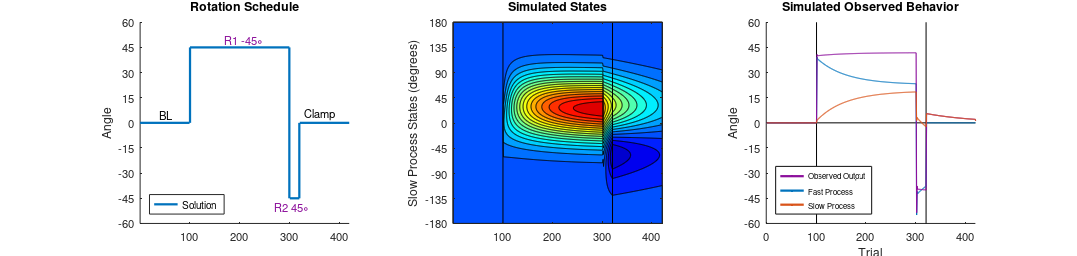

Reproduce this figure in MATLAB.
%%%%%%%%%%%%%%%%%%%%%%%%%%%%%%%%%%%%%%%%%%%%%%%%%%
%% Generalization model (McDougle et al., 2017) %%
%%%%%%%%%%%%%%%%%%%%%%%%%%%%%%%%%%%%%%%%%%%%%%%%%%

%% Samuel David McDougle; Princeton, NJ; December 2017
%% Email: sdmcdougle@gmail.com

clear;close all;clc;

%% this model captures the idea of "plan-based" generalization (McDougle et al., 2017), where the updating of
%% the slow process has its maximal point at the current state of the fast process
%% Generalization of the slow process is determined by a Gaussian around that point.

%% first we specify our "width of the generalizaion function" parameter
width = 37.76; % value from McDougle et al., 2017

%% number of trials
N = 420; 

%% rotation schedule
%% this simulation uses the ABCA* "rebound" paradigm used in Smith et al. (2006) and McDougle et al. (2015)
%% in this paradigm, after baseline (A), the agent experiences rotation 1 (B) for 200 trials, then the rotation is flipped (C) for 20 trials
%% The task ends with an "error clamp" period (A*), where no errors are experienced.
rotation = [zeros(1,100) 45*ones(1,200) -45*ones(1,20) zeros(1,100)];

%% initialize
slow_tiled = zeros(360,N+1); % implicit states, tiled at every integer degree value of a circle
simError = zeros(1,N); % error vector
slow = zeros(1,N+1); % max slow process (peak of gaussian). 
fast = zeros(1,N+1); % fast process. 
center = zeros(1,N); %% what determines the center of our slow process generalization function (e.g. fast process, target location, etc.)?

%% initial params (from McDougle et al. 2015)
% decay rates
A_slow = .99;
A_fast = .88;
% learning rates
height = .061; % learning rate on slow process (equivalent to the height of the gaussian)
B_fast = .87; % learning rate on fast process


for n = 1:N
    
    %% first, establish the center of implicit
    % fast-process-based generalization?
    center(n) = round(fast(n)) + 180; % have to add 180 for indexing/alignment purposes
    % target-based generalization?
    %center(n) = 180;              
    
    %% log visited slow states
    slow(n) = slow_tiled(center(n),n); % index slow state linked to current center of Gaussian    

    %% calculate error
    if n < 321 % pre error clamp block
    simError(n) = fast(n) + slow(n) - rotation(n);
    end
    
    %% update fast process
    fast(n+1) = A_fast*fast(n) - B_fast*simError(n);    
    
    %% update all slow process states (must utilize a circular Gaussian)
    %% (note: can also use a von Mises distribution here)
    % first, shift vector to make current fast state the center of the
    % Gaussian geeralization function
    idx = 1:360; % index states
    idx_hat = circshift(idx',180-center(n)); % shift the vector into place
    % now, update ALL slow process states using a quick for loop
    for j = 1:360
        slow_tiled(idx_hat(j),n+1) = A_slow*slow_tiled(idx_hat(j),n) - (height*exp(-1*(((j-180)^2)/(2*width^2))))*simError(n); % Gaussian update
    end    
    
    %% optional: in error clamp trial phase, fast process = 0 (McDougle et al., 2015)
    if n > 320
        fast(n+1) = 0;
    end    
end

%% PLOTS %%
figure;
colors = {[.55 .06 .61] [0 .45 .74] [.85 .33 .1] [.2 .6 .35]};
markersize = 1;
linewidth = 1;
fontsize = 9;

%% Task Paradigm
subplot(1,3,1);
line([1 100],[0 0],'linewidth',2);hold on;
text(40,5,'BL','fontsize',fontsize+1,'color','k');
line([101 101],[0 45],'linewidth',2);
line([101 300],[45 45],'linewidth',2);
line([300 300],[45 -45],'linewidth',2);
text(170,50,'R1 -45\circ','fontsize',fontsize+1,'color',[.55 .06 .61]);
line([301 320],[-45 -45],'linewidth',2);
line([320 320],[0 -45],'linewidth',2);
line([321 420],[0 0],'linewidth',2);
text(270,-50,'R2 45\circ','fontsize',fontsize+1,'color',[.55 .06 .61]);
text(330,5,'Clamp','fontsize',fontsize+1,'color','k');
axis([1 420 -60 60]);
set(gca,'ytick',-60:15:60);
ylabel('Angle');
title('Rotation Schedule');
legend('Solution','location','southwest');
box off;

%% Time-based Heatmap
subplot(1,3,2);
c=contourf(slow_tiled,20); 
colormap(jet);
caxis([-5,20]);
line([101 101],[1 360],'color','k');
line([321 321],[1 360],'color','k');
str = {'-180','-135','-90','-45','0','45','90','135','180'};
set(gca,'ytick',[1 45 90 135 180 225 270 315 360],'yticklabel',str);
ylabel('Slow Process States (degrees)');
title('Simulated States');

%% SIM
subplot(1,3,3);
% legen dummy code, task lines
plot(1,500,'color',colors{1},'linewidth',2);hold on;
plot(1,500,'color',colors{2},'linewidth',2);plot(1,500,'color',colors{3},'linewidth',2);plot(1,500,'--','color',[.4 .4 .4],'linewidth',1);
line([1 N],[0 0],'color','k');
line([101 101],[-60 60],'color','k');
line([321 321],[-60 60],'color','k');
plot(fast,'color',colors{2},'linewidth',linewidth);
plot(slow+fast,'color',colors{1},'linewidth',linewidth);
plot(slow,'color',colors{3},'linewidth',linewidth);
box off;
h = legend('Observed Output','Fast Process','Slow Process','location','southwest');
set(h,'fontSize',fontsize-2,'linewidth',1);
ylabel('Angle');
xlabel('Trial');
set(gca,'ytick',[-60 -45 -30 -15 0 15 30 45 60],'yticklabel',{'-60','-45','-30','-15','0','15','30','45','60'});
axis([0 N -60 60]);
title('Simulated Observed Behavior');


%% GLOBAL
set(gcf, 'units', 'centimeters', 'pos', [3.2808 12.4883 33.7961 8.0433])
set(gcf,'PaperPositionMode','auto');









